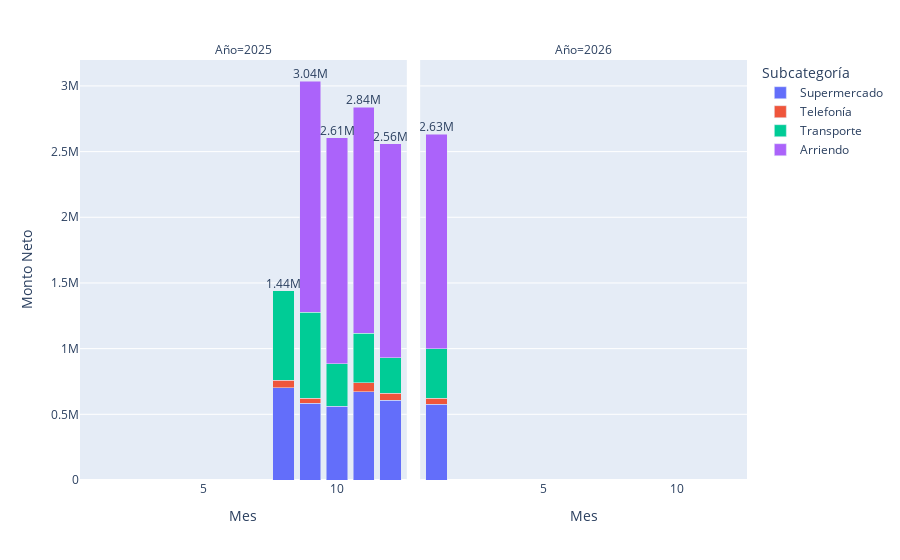

Here is the notebook cell this chart was saved with:
### Code cell
df_processed_sin_arriendo_enero_BDTU = df_processed[~((df_processed["Categoría"] == "Arriendo") & (df_processed["Mes"] == 1) & (df_processed["Año"] == 2026) & (df_processed["Detalle"] == "BDTU"))]
plot_expenses(df_processed_sin_arriendo_enero_BDTU, Basico=True)

### Figure 1 — Plotly figure (JSON) as saved in the notebook; plotly's stock layout.template omitted (floating-point values rounded to 4 significant figures)
{"data": [{"hovertemplate": "Subcategoría=Supermercado<br>Año=2025<br>Mes=%{x}<br>Monto Neto=%{y}<extra></extra>", "legendgroup": "Supermercado", "marker": {"color": "#636efa", "pattern": {"shape": ""}}, "name": "Supermercado", "orientation": "v", "showlegend": true, "textposition": "auto", "type": "bar", "x": [8, 9, 10, 11, 12], "xaxis": "x", "y": [700600.0, 582800.0, 560400.0, 673100.0, 607100.0], "yaxis": "y"}, {"hovertemplate": "Subcategoría=Supermercado<br>Año=2026<br>Mes=%{x}<br>Monto Neto=%{y}<extra></extra>", "legendgroup": "Supermercado", "marker": {"color": "#636efa", "pattern": {"shape": ""}}, "name": "Supermercado", "orientation": "v", "showlegend": false, "textposition": "auto", "type": "bar", "x": [1], "xaxis": "x2", "y": [576800.0], "yaxis": "y2"}, {"hovertemplate": "Subcategoría=Telefonía<br>Año=2025<br>Mes=%{x}<br>Monto Neto=%{y}<extra></extra>", "legendgroup": "Telefonía", "marker": {"color": "#EF553B", "pattern": {"shape": ""}}, "name": "Telefonía", "orientation": "v", "showlegend": true, "textposition": "auto", "type": "bar", "x": [8, 9, 11, 12], "xaxis": "x", "y": [59960.0, 39900.0, 69040.0, 52800.0], "yaxis": "y"}, {"hovertemplate": "Subcategoría=Telefonía<br>Año=2026<br>Mes=%{x}<br>Monto Neto=%{y}<extra></extra>", "legendgroup": "Telefonía", "marker": {"color": "#EF553B", "pattern": {"shape": ""}}, "name": "Telefonía", "orientation": "v", "showlegend": false, "textposition": "auto", "type": "bar", "x": [1], "xaxis": "x2", "y": [45240.0], "yaxis": "y2"}, {"hovertemplate": "Subcategoría=Transporte<br>Año=2025<br>Mes=%{x}<br>Monto Neto=%{y}<extra></extra>", "legendgroup": "Transporte", "marker": {"color": "#00cc96", "pattern": {"shape": ""}}, "name": "Transporte", "orientation": "v", "showlegend": true, "textposition": "auto", "type": "bar", "x": [8, 9, 10, 11, 12], "xaxis": "x", "y": [680000.0, 654700.0, 326400.0, 376000.0, 270300.0], "yaxis": "y"}, {"hovertemplate": "Subcategoría=Transporte<br>Año=2026<br>Mes=%{x}<br>Monto Neto=%{y}<extra></extra>", "legendgroup": "Transporte", "marker": {"color": "#00cc96", "pattern": {"shape": ""}}, "name": "Transporte", "orientation": "v", "showlegend": false, "textposition": "auto", "type": "bar", "x": [1], "xaxis": "x2", "y": [376300.0], "yaxis": "y2"}, {"hovertemplate": "Subcategoría=Arriendo<br>Año=2025<br>Mes=%{x}<br>Monto Neto=%{y}<extra></extra>", "legendgroup": "Arriendo", "marker": {"color": "#ab63fa", "pattern": {"shape": ""}}, "name": "Arriendo", "orientation": "v", "showlegend": true, "textposition": "auto", "type": "bar", "x": [9, 10, 11, 12], "xaxis": "x", "y": [1760000.0, 1720000.0, 1718000.0, 1629000.0], "yaxis": "y"}, {"hovertemplate": "Subcategoría=Arriendo<br>Año=2026<br>Mes=%{x}<br>Monto Neto=%{y}<extra></extra>", "legendgroup": "Arriendo", "marker": {"color": "#ab63fa", "pattern": {"shape": ""}}, "name": "Arriendo", "orientation": "v", "showlegend": false, "textposition": "auto", "type": "bar", "x": [1], "xaxis": "x2", "y": [1635000.0], "yaxis": "y2"}, {"mode": "text", "name": "Total 2025", "showlegend": false, "text": ["1.44M", "3.04M", "2.61M", "2.84M", "2.56M"], "textposition": "top center", "type": "scatter", "x": [8, 9, 10, 11, 12], "xaxis": "x", "y": [1441000.0, 3037000.0, 2606000.0, 2836000.0, 2559000.0], "yaxis": "y"}, {"mode": "text", "name": "Total 2026", "showlegend": false, "text": ["2.63M"], "textposition": "top center", "type": "scatter", "x": [1], "xaxis": "x2", "y": [2634000.0], "yaxis": "y2"}], "layout": {"annotations": [{"font": {}, "showarrow": false, "text": "Año=2025", "x": 0.245, "xanchor": "center", "xref": "paper", "y": 1, "yanchor": "bottom", "yref": "paper"}, {"font": {}, "showarrow": false, "text": "Año=2026", "x": 0.755, "xanchor": "center", "xref": "paper", "y": 1, "yanchor": "bottom", "yref": "paper"}], "barmode": "stack", "legend": {"title": {"text": "Subcategoría"}, "tracegroupgap": 0}, "margin": {"t": 60}, "xaxis": {"anchor": "y", "domain": [0, 0.49], "title": {"text": "Mes"}}, "xaxis2": {"anchor": "y2", "domain": [0.51, 1], "matches": "x", "title": {"text": "Mes"}}, "yaxis": {"anchor": "x", "domain": [0, 1], "title": {"text": "Monto Neto"}}, "yaxis2": {"anchor": "x2", "domain": [0, 1], "matches": "y", "showticklabels": false}}}
